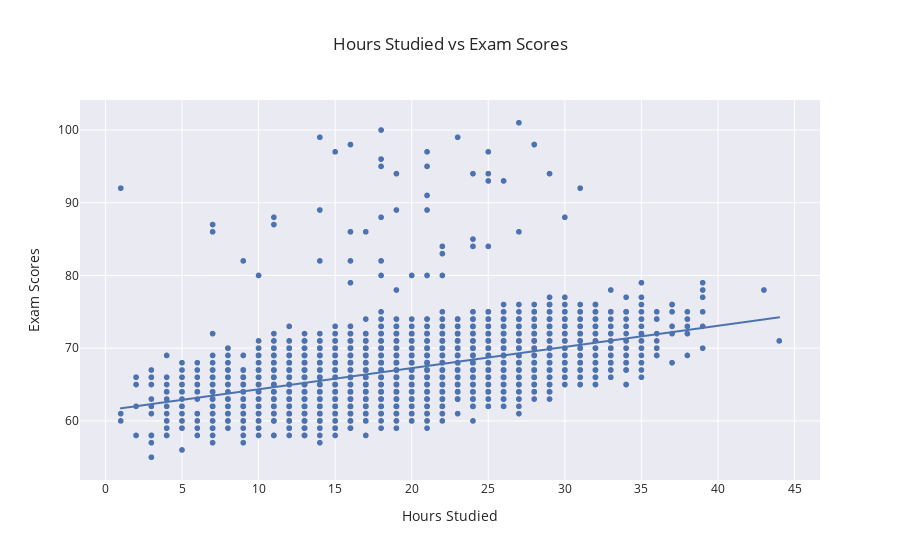

The notebook cell saved with this chart:
### Markdown cell above
# Comparing different factors that affect student performance

### Code cell
#comparison of hours studied and exam scores
hours_to_scores = px.scatter(data, x='Hours_Studied', y='Exam_Score', title='Hours Studied vs Exam Scores', labels={'Hours_Studied': 'Hours Studied', 'Exam_Score': 'Exam Scores'},trendline="ols", template='seaborn')
hours_to_scores.show()

### Figure 1 — Plotly figure (JSON) as saved in the notebook; plotly's stock layout.template omitted (floating-point values rounded to 4 significant figures; data arrays with more than 128 entries replaced by an {"elided": "..."} marker saying what was removed)
{"data": [{"hovertemplate": "Hours Studied=%{x}<br>Exam Scores=%{y}<extra></extra>", "legendgroup": "", "marker": {"color": "rgb(76,114,176)", "symbol": "circle"}, "mode": "markers", "name": "", "showlegend": false, "type": "scattergl", "x": {"elided": "6378 int values"}, "xaxis": "x", "y": {"elided": "6378 int values"}, "yaxis": "y"}, {"hovertemplate": "<b>OLS trendline</b><br>Exam_Score = 0.291078 * Hours_Studied + 61.4372<br>R<sup>2</sup>=0.198118<br><br>Hours Studied=%{x}<br>Exam Scores=%{y} <b>(trend)</b><extra></extra>", "legendgroup": "", "marker": {"color": "rgb(76,114,176)", "symbol": "circle"}, "mode": "lines", "name": "", "showlegend": false, "type": "scattergl", "x": {"elided": "6378 int values"}, "xaxis": "x", "y": {"elided": "6378 float values"}, "yaxis": "y"}], "layout": {"legend": {"tracegroupgap": 0}, "title": {"text": "Hours Studied vs Exam Scores"}, "xaxis": {"anchor": "y", "domain": [0, 1], "title": {"text": "Hours Studied"}}, "yaxis": {"anchor": "x", "domain": [0, 1], "title": {"text": "Exam Scores"}}}}
